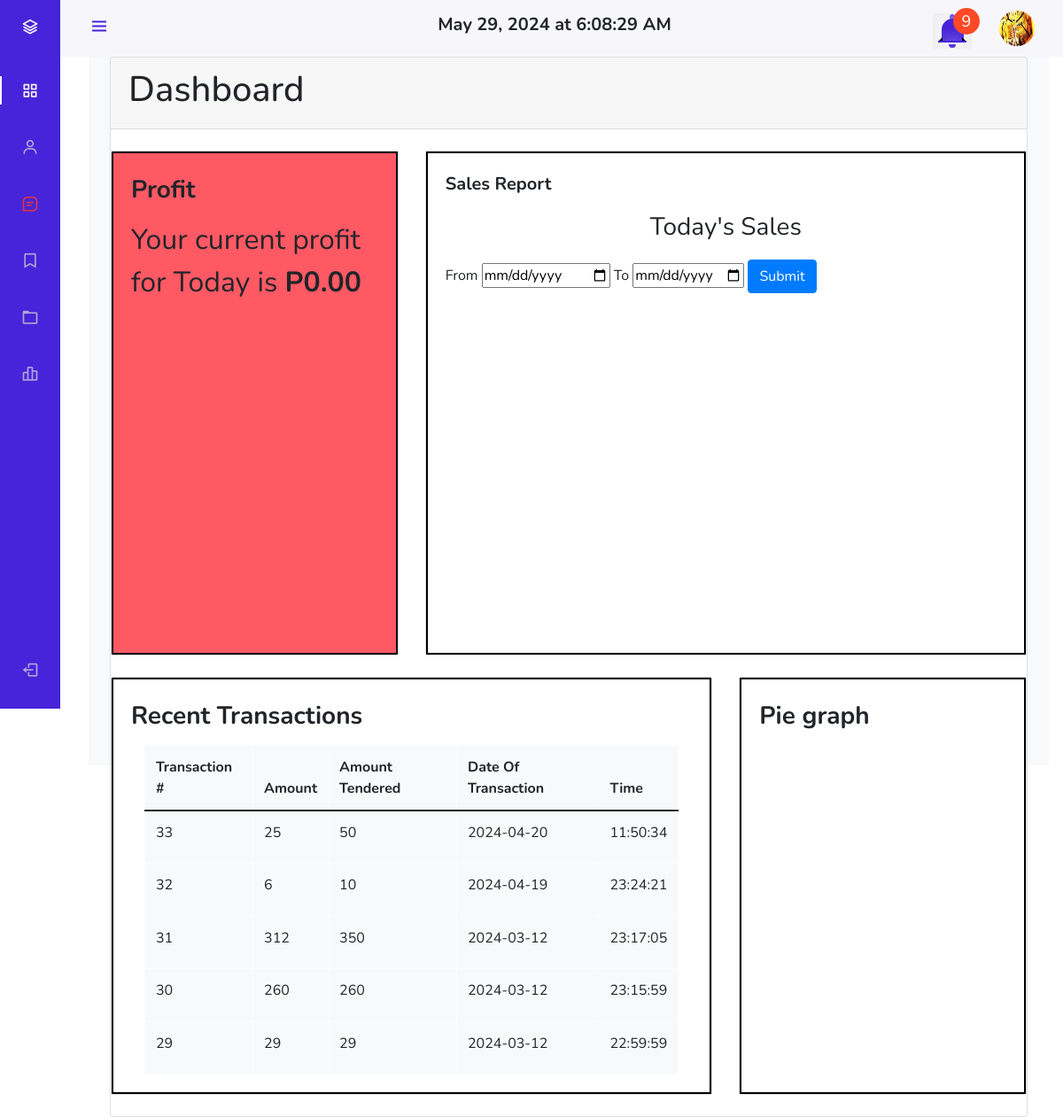
The app's page /pages/admin/admin_page.php (signed in), older data.
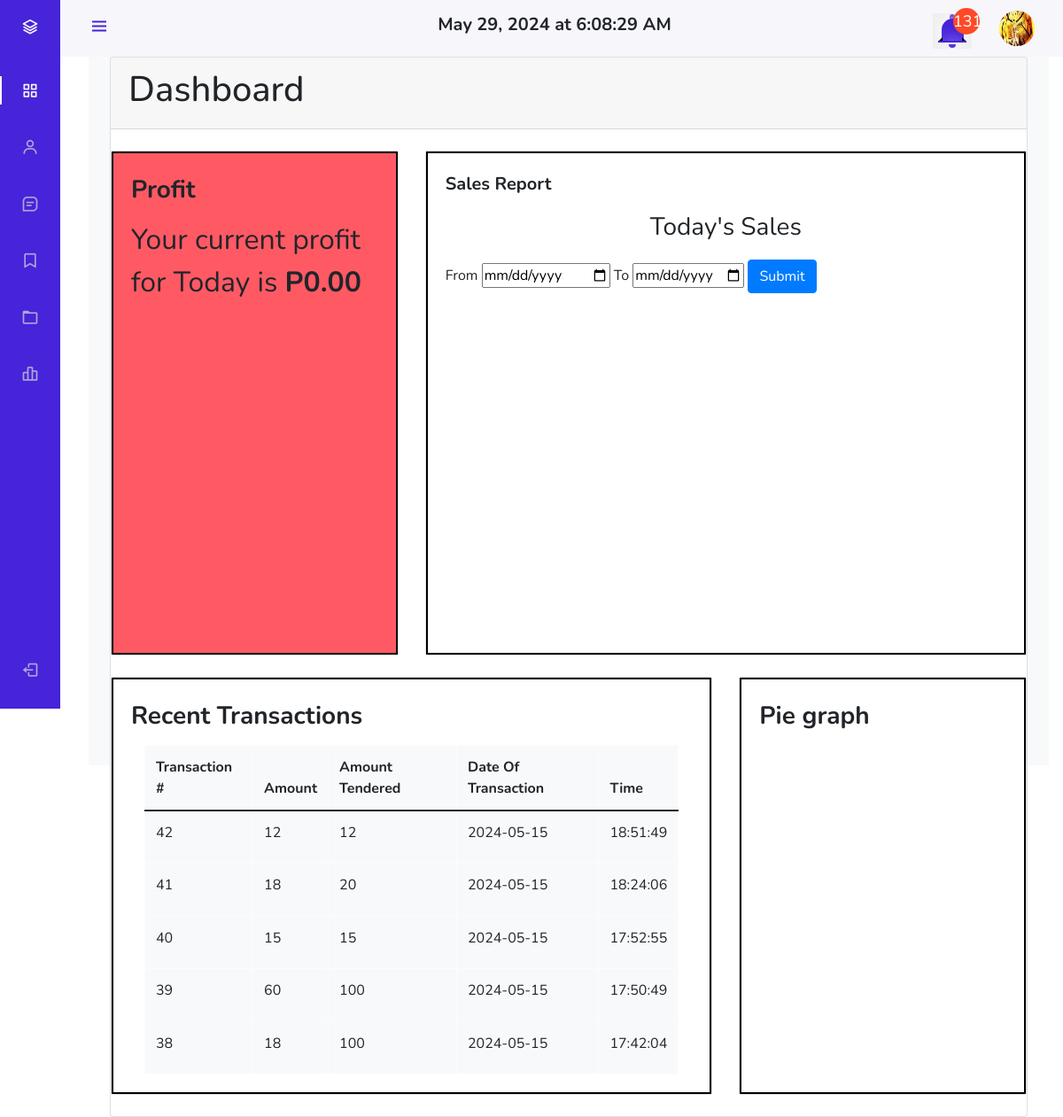
The same page, newer data.
### tables this page shows
CREATE TABLE `transactions` (
  `id` int(11) NOT NULL,
  `amount` int(11) NOT NULL,
  `tender_amount` int(11) NOT NULL,
  `date_transacted` date NOT NULL,
  `time_transacted` time NOT NULL,
  `payment_mode` varchar(256) NOT NULL,
  `transact_by` varchar(256) NOT NULL
);

### pages/admin/admin_page.php (the view, shortened to what the changed rows need)
<!DOCTYPE html>
<html lang="en">
<head>
   <?php include "ham.php"; ?>
   <div class="height-100 bg-light">
      <div class="container-fluid px-4" id="dashboard">
         <div class="card" id="main_card">
            <div class="card-header"><b>
                  <h1>Dashboard</h1>
               </b></div>
            <div class="row">
               <div class="col-md-8 mb-4">
                  <div class="card">
                     <div class="card-body bottom" id="content">
                        <section class="intro">
                           <div class="gradient-custom-2 h-100">
                              <div class="mask d-flex align-items-center h-100">
                                 <div class="container">
                                    <div class="row justify-content-center">
                                       <div class="col-12">
                                          <div class="table-responsive">
                                             <table class="table table-light table-bordered mb-0" style="height:46.5vh; width: 100%;">
                                                <thead>
                                                   <t>
                                                      <th scope="col">Transaction #</th>
                                                      <th scope="col">Amount</th>
                                                      <th scope="col">Amount Tendered</th>
                                                      <th scope="col">Date Of Transaction</th>
                                                      <th scope="col">Time</th>
                                                </thead>
                                                <tbody>
                                                   <?php
                                                   $query = "SELECT * FROM transactions ORDER BY id DESC LIMIT 5";
                                                   $result = mysqli_query($conn, $query);
                                                   while ($row = mysqli_fetch_assoc($result)) {
                                                   ?>
                                                      <tr>
                                                         <td><?php echo $row['id']; ?></td>
                                                         <td><?php echo $row['amount']; ?></td>
                                                         <td><?php echo $row['tender_amount']; ?></td>
                                                         <td><?php echo $row['date_transacted']; ?></td>
                                                         <td><?php echo $row['time_transacted']; ?></td>
                                                      </tr>
                                                   <?php
                                                   }
                                                   ?>
                                                </tbody>
                                             </table>
                                          </div>
                                       </div>
                                    </div>
                                 </div>
                              </div>
                           </div>
                        </section>
                     </div>
                  </div>
               </div>
            </div>
         </div>
      </div>
   </div>
   </body>
</html>

### pages/admin/ham.php (shortened to what the changed rows need)
<?php
$host = "localhost";
$user = "root";
$pass = "";
$dbname = "capstone";
$conn = new mysqli($host, $user, $pass, $dbname);
$unreadQuery = "SELECT COUNT(*) AS unread_count FROM (
    SELECT status FROM push_orders WHERE status = 'unread'
    UNION ALL
    SELECT status FROM reports WHERE status = 'unread'
) AS combined";
$result = $conn->query($unreadQuery);
$row = $result->fetch_assoc();
$hasUnread = $row['unread_count'] > 0;
$notifCount = 0;
?>
<link rel="stylesheet" href="https://cdn.jsdelivr.net/npm/bootstrap@5.0.0-beta1/dist/css/bootstrap.min.css">
<link rel="stylesheet" href="https://cdn.jsdelivr.net/npm/bootstrap@5.0.0-beta1/dist/js/bootstrap.bundle.min.js">
<link rel="stylesheet" href="https://cdnjs.cloudflare.com/ajax/libs/jquery/3.2.1/jquery.min.js">
<link rel="stylesheet" href="https://cdn.jsdelivr.net/npm/boxicons@latest/css/boxicons.min.css">
<link href="https://cdn.jsdelivr.net/npm/select2@4.1.0-rc.0/dist/css/select2.min.css" rel="stylesheet" />
<link rel="stylesheet" href="https://stackpath.bootstrapcdn.com/bootstrap/4.5.2/css/bootstrap.min.css">
<link rel="stylesheet" href="https://cdn.jsdelivr.net/npm/sweetalert2@10">
<link rel="stylesheet" href="../../css/admin_ham.css">
</head>
<body>
    <body id="body-pd">
        <header class="header" id="header">
                        <?php
                        $expiry_query = "SELECT * FROM warehouse";
                        $result = $conn->query($expiry_query);
                        while ($row = $result->fetch_assoc()) {
                            $expiry_date = $row["expiry_date"];
                            $today =  date("Y-m-d");
                            $diff = strtotime($expiry_date) - strtotime($today);
                            $diffInMonths = floor($diff / (30 * 24 * 60 * 60));
                            if ($diffInMonths <= 3) {
                                $notifCount++;
                            }
                        }
                        $low_stock_query = "SELECT item_name FROM items";
                        $item_results = $conn->query($low_stock_query);
                        while ($row = $item_results->fetch_assoc()) {
                            $item_name = $row['item_name'];
                            $data = "SELECT SUM(item_qty) AS total_qty, vendor_name FROM warehouse WHERE item_name = '$item_name' GROUP BY item_name;";
                            $warehouse_result = mysqli_query($conn, $data);
                            $warehouse_row = mysqli_fetch_assoc($warehouse_result);
                            if ($warehouse_row) {
                                $item_qty = $warehouse_row['total_qty'];
                                if ($item_qty <= 20) {
                                    $notifCount++;
                                }
                            } else {
                                $notifCount++;
                            }
                        }
                        ?>
            <div class="notification-box">
                <span class="notification-count"><?php echo $notifCount; ?></span>
                <button onclick="showAlert()" style="border:none; outline:none">
                    <div class="notification-bell">
                </button>
            </div>
        </header>
        <div class="l-navbar" id="nav-bar">
            <nav class="nav">
                <div class="nav2">
                    <div class="nav_list">
                        <a href="admin_view_messages.php" class="nav_link" title="Messages">
                            <i class='bx bx-message-square-detail nav_icon <?php if ($hasUnread) echo "text-danger"; ?>'></i>
                        </a>
                    </div>
                </div>
            </nav>
        </div>

Row changes from the older to the newer data that the page shows:
no longer on this page (row unchanged): transactions: id "33", amount "25", tender_amount "50", date_transacted "2024-04-20", time_transacted "11:50:34"
no longer on this page (row unchanged): transactions: id "32", amount "6", tender_amount "10", date_transacted "2024-04-19", time_transacted "23:24:21"
no longer on this page (row unchanged): transactions: id "31", amount "312", tender_amount "350", date_transacted "2024-03-12", time_transacted "23:17:05"
no longer on this page (row unchanged): transactions: id "30", amount "260", tender_amount "260", date_transacted "2024-03-12", time_transacted "23:15:59"
no longer on this page (row unchanged): transactions: id "29", amount "29", tender_amount "29", date_transacted "2024-03-12", time_transacted "22:59:59"
added transactions: id "42", amount "12", tender_amount "12", date_transacted "2024-05-15", time_transacted "18:51:49"
added transactions: id "41", amount "18", tender_amount "20", date_transacted "2024-05-15", time_transacted "18:24:06"
added transactions: id "40", amount "15", tender_amount "15", date_transacted "2024-05-15", time_transacted "17:52:55"
added transactions: id "39", amount "60", tender_amount "100", date_transacted "2024-05-15", time_transacted "17:50:49"
added transactions: id "38", amount "18", tender_amount "100", date_transacted "2024-05-15", time_transacted "17:42:04"
Text that changed along with them:
$notifCount: "9" → "131"
